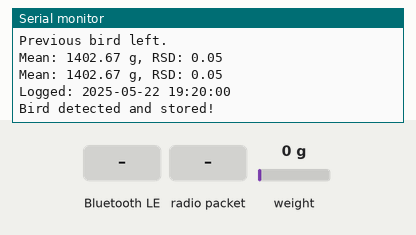
The sketch below on a simulated ESP32. Parts: the last lines printed to the serial monitor. Inputs (shaded band) come from the test bench; at power-on: weight on the scale 0 g. Storage starts empty; nothing arrives over Bluetooth unless stated; a phone connects over Bluetooth LE 3 s after start.

Above: at 2.2 s.
2.3 s: Bluetooth LE write "NODE:" received
At 3.2 s:
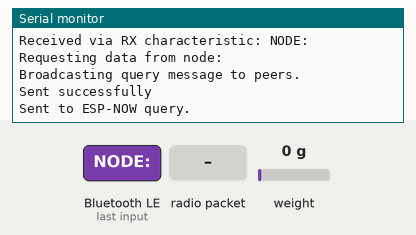
3.8 s: radio packet "NODE:" arrives
At 3.98 s:
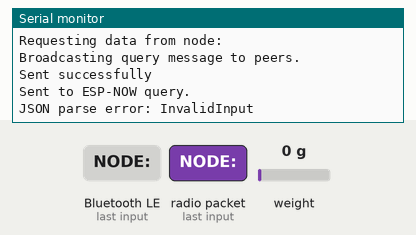
5.5 s: Bluetooth LE write "ESP_1" received
At 6.7 s:
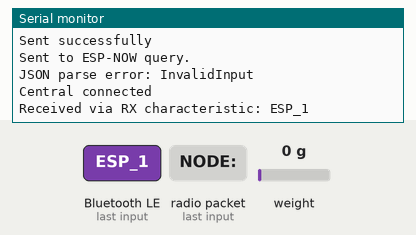
7.0 s: Bluetooth LE write "RECEIVED" received
At 7.9 s:
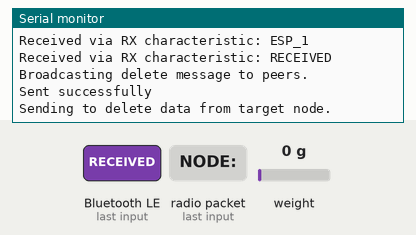
8.5 s: Bluetooth LE write "FAILED" received
At 9.0 s:
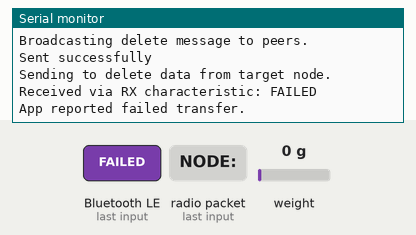
10.0 s: Bluetooth LE write "RESPONSE" received
At 11.3 s:
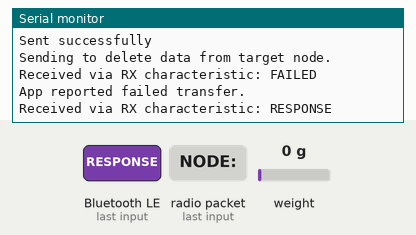
Timing chart, 0 to 12.5 s (numbered marks = the images above; inputs shaded):
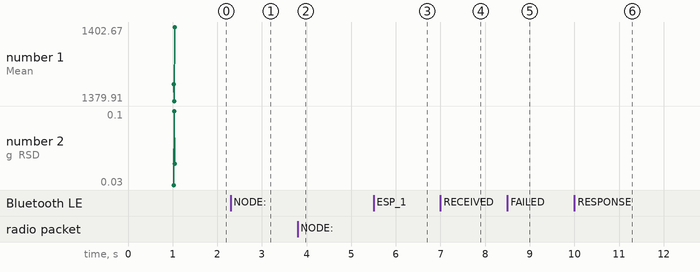

The sketch:

esp_code.ino
```cpp
#include <HX711.h>
#include "SPIFFS.h"
#include <BLEDevice.h>
#include <BLEServer.h>
#include <BLEUtils.h>
#include <BLE2902.h>
#include <time.h>
#include <esp_now.h>
#include <WiFi.h>
#include <ArduinoJson.h>
#include "FS.h"
#include <esp_wifi.h>

// HX711 circuit wiring
const int LOADCELL_DOUT_PIN = 16;
const int LOADCELL_SCK_PIN = 4;

HX711 scale;

// check these
#define SERVICE_UUID        "12345678-1234-1234-1234-1234567890ab"
#define TX_CHAR_UUID        "abcd1234-5678-1234-5678-abcdef012345"  // Notify characteristic (ESP32 -> app)
#define RX_CHAR_UUID        "fedc4321-9876-5432-1098-76543210dcba"  // Write characteristic (app -> ESP32)
#define TIME_CHAR_UUID      "87654321-4321-4321-4321-ba0987654321"  // Write: app -> ESP32

// Calibration factor - adjust this based on your load cell
float calibration_factor = 420.0;  // This value is an example — you'll need to find yours
float known_weight = 0.0;

//-------
// Time
unsigned long rebootTimestamp = 1747941600;  // from BLE
unsigned long bootMillis = 0;        // captured when time is set


// Detection (Just check the deviation value with regards)
const float MIN_BIRD_WEIGHT = 1000.0;
const float MAX_BIRD_WEIGHT = 1800.0;
const float RSD_THRESHOLD = 0.05;
const int BUFFER_SIZE = 20;
float weightBuffer[BUFFER_SIZE];
int bufferIndex = 0;
int checker = 0;
bool sameBird = false;
bool birdDet = false;
bool datasaved = false;
BLECharacteristic *txCharacteristic;
BLECharacteristic *rxCharacteristic;
BLECharacteristic *timeCharacteristic;
BLE2902 *pBLE2902_2;

// --------------------------Node data--------------------------------------------
String currentNode;
uint8_t broadcast[] = {0xFF,0xFF,0xFF,0xFF,0xFF,0xFF};
uint8_t esp2[] = {0x94, 0x6C, 0xC6, 0x99, 0xD9, 0x90};

// --------------------------Defining Functions-----------------------------------
float computeMean(float *data, int size);
float computeStdDev(float *data, int size, float mean);
void storeBirdData(float weight, unsigned long timestamp);
void sendStoredData();
void sendQueryToMesh(const String& target);
void sendDeleteToMesh();
void onESPNowReceive(const esp_now_recv_info_t *recvInfo, const uint8_t *data, int len);
void sendChunks(String data);
time_t getEstimatedTime();

// --------------------------ESP-NOW message structure-----------------------------
typedef struct message_t {
  char json[250];
} message_t;

// --------------------------BLE CallBack Functions--------------------------------

class RxCallbacks : public BLECharacteristicCallbacks {
  void onWrite(BLECharacteristic *pChar) override {
    String rxValue = pChar->getValue();
    Serial.print("Received via RX characteristic: ");
    Serial.println(rxValue);

    // check which node, if it is the gateway node send our file, otherwise send to ESPQuery function
    if (rxValue.startsWith("NODE:")) {
      String requestedNode = rxValue.substring(5);  // e.g., NODE:ESP_2
      currentNode = requestedNode;
      Serial.print("Requesting data from node: ");
      Serial.println(requestedNode);

      if(requestedNode == "ESP_1"){
        sendStoredData();
        Serial.println("Requested node is the gateway.");
      }
      else{
        sendQueryToMesh(requestedNode);
        Serial.println("Sent to ESP-NOW query.");
      }
    }

    else if (rxValue == "RECEIVED") {
      if(currentNode == "ESP_1"){
        if (SPIFFS.exists("/bird_log.csv")) {
        SPIFFS.remove("/bird_log.csv");
        Serial.println("CSV file deleted after successful transfer.");
        }
      }
      else{
        //send delete query
        sendDeleteToMesh();
        Serial.println("Sending to delete data from target node.");
      }
    }

    else if (rxValue == "FAILED") {
      Serial.println("App reported failed transfer.");
    }
  }
};


class TimeCallbacks : public BLECharacteristicCallbacks {
  void onWrite(BLECharacteristic* characteristic) override {
    String value = characteristic->getValue(); // get std::string from BLECharacteristic
    //String value = String(valueStr.c_str());            // convert to Arduino String

    if (value.length() > 0) {
      rebootTimestamp = strtoul(value.c_str(), NULL, 10);
      bootMillis = millis();
    }
  }
};


class MyServerCallbacks : public BLEServerCallbacks {
  void onConnect(BLEServer* pServer) {
    Serial.println("Central connected");
  }
  void onDisconnect(BLEServer* pServer) {
    Serial.println("Central disconnected");
  }
};

//-------------------------------------------------------------

// Initial setup, run only once
void setup() {
  Serial.begin(115200);
  scale.begin(LOADCELL_DOUT_PIN, LOADCELL_SCK_PIN);

  scale.set_scale(); // initialize scale without calibration
  scale.tare();      // Reset the scale to 0
  SPIFFS.begin(true);

  Serial.println("Scale is ready.");

  bootMillis = millis();  // capture when fallback time starts

  //esp_log_level_set("task_wdt", ESP_LOG_NONE);
  // Init WiFi in STA mode
  WiFi.mode(WIFI_STA);
  WiFi.disconnect();

  int channel = WiFi.channel();
  Serial.printf("WiFi channel: %d\n", channel);

  // Init ESP-NOW
  if (esp_now_init() != ESP_OK) {
    Serial.println("Error initializing ESP-NOW");
    return;
  }

  esp_now_peer_info_t peerInfo = {};
  peerInfo.channel = 0;    // Use current channel
  peerInfo.encrypt = false;

  uint8_t* macs[] = {esp2, broadcast};
  const char* labels[] = {"ESP_2", "Broadcast"};

  for (int i = 0; i < sizeof(macs) / sizeof(macs[0]); i++) {
    memcpy(peerInfo.peer_addr, macs[i], 6);
    esp_err_t result = esp_now_add_peer(&peerInfo);

    Serial.print("Adding peer ");
    Serial.print(labels[i]);
    if (result == ESP_OK) {
      Serial.println("...Success");
    } else if (result == ESP_ERR_ESPNOW_EXIST) {
      Serial.println("...Already exists");
    } else {
      Serial.printf("...Failed with error: %d\n", result);
    }
  }

  esp_now_register_recv_cb(onESPNowReceive);

 // BLE Setup
  BLEDevice::init("ESP_1"); //Mac address: 1C:69:20:95:B9:DC
  BLEServer *server = BLEDevice::createServer();
  BLEService *service = server->createService(SERVICE_UUID);
  server->setCallbacks(new MyServerCallbacks());

  // TX characteristic - Notify (ESP32 sends data)
  txCharacteristic = service->createCharacteristic(
    TX_CHAR_UUID,
    BLECharacteristic::PROPERTY_NOTIFY
  );
  pBLE2902_2 = new BLE2902();
  txCharacteristic->addDescriptor(pBLE2902_2);

  // RX characteristic - Write (App sends commands)
  rxCharacteristic = service->createCharacteristic(
    RX_CHAR_UUID,
    BLECharacteristic::PROPERTY_WRITE_NR | BLECharacteristic::PROPERTY_WRITE
  );

  rxCharacteristic->setCallbacks(new RxCallbacks());

  timeCharacteristic = service->createCharacteristic(
    TIME_CHAR_UUID,
    BLECharacteristic::PROPERTY_WRITE_NR | BLECharacteristic::PROPERTY_WRITE
  );

  timeCharacteristic->setCallbacks(new TimeCallbacks());

  setenv("TZ", "SAST-2", 1); // South Africa Standard Time (UTC+2)
  tzset();

  service->start();
  //service->getAdvertising()->start();
  BLEAdvertising *advertising = BLEDevice::getAdvertising();
  advertising->addServiceUUID(SERVICE_UUID);
  advertising->start();

  Serial.println("BLE advertising started");
}


//-----------------------------------------------------------------------------


// Repeated loop
void loop() {

  scale.set_scale(calibration_factor);

  float weights[]= {
 1388.53, 1388.53, 1477.38, 1437.60, 1377.00, 1426.59, 1377.29, 1377.18, 1411.86, 1306.25,
 1315.48, 1372.45, 1350.37, 1415.40, 1355.51, 1330.80, 1471.82, 1388.94, 1403.31, 1330.19,
 1373.33, 1405.44, 1343.60, 1418.41, 1370.57, 1385.71, 1370.52, 1490.76, 1399.34, 1348.17,
 1440.30, 1340.18, 1410.23, 1303.98, 1334.92, 1409.65, 1459.21, 1275.11, 1774.43, 944.43,
 1388.53, 1388.53, 1510.38, 1437.60, 1377.00, 1426.59, 1550.29, 1377.18, 1411.86, 1306.25,
 1315.48, 1372.45, 1350.37, 1415.40, 1500.51, 1330.80, 1471.82, 1388.94, 1403.31, 1330.19};
  while(checker==0){

    for (int i=0; i<sizeof(weights)/sizeof(weights[0]) ;i++){

    float weight = weights[i];
    //float weight = scale.get_units(5);
    weightBuffer[bufferIndex] = weight;
    bufferIndex = (bufferIndex + 1) % BUFFER_SIZE;

    if (bufferIndex == 0) {
      float mean = computeMean(weightBuffer, BUFFER_SIZE);
      float stdDev = computeStdDev(weightBuffer, BUFFER_SIZE, mean);
      float rsd = stdDev / mean;

      Serial.print("Mean: "); Serial.print(mean);
      Serial.print(" g, RSD: "); Serial.println(rsd);

      if (mean >= MIN_BIRD_WEIGHT && mean <= MAX_BIRD_WEIGHT && rsd <= RSD_THRESHOLD && rsd>=0.005 && birdDet==false) {
        Serial.print("Mean: "); Serial.print(mean);
        Serial.print(" g, RSD: "); Serial.println(rsd);
        storeBirdData(mean); // Adding data with the timestamp
        Serial.println("Bird detected and stored!");
        birdDet = true;
      }
      else if(mean >= MIN_BIRD_WEIGHT && mean <= MAX_BIRD_WEIGHT && rsd <= RSD_THRESHOLD && rsd>=0.005 && birdDet==true){
        sameBird = true;
        Serial.println("Same Bird.");
      }
      else if(rsd > RSD_THRESHOLD && birdDet==true || rsd < 0.005  && birdDet==true){
        sameBird = false;
        birdDet = false;
        Serial.println("Previous bird left.");
      }
      }

    }
      checker = 1;

  }
}
  // ---------- Helper Functions ----------

  float computeMean(float *data, int size) {
    float sum = 0;
    for (int i = 0; i < size; i++) sum += data[i];
    return sum / size;
  }

  float computeStdDev(float *data, int size, float mean) {
    float variance = 0;
    for (int i = 0; i < size; i++) {
      float diff = data[i] - mean;
      variance += diff * diff;
    }
    return sqrt(variance / size);
  }


  // Storing the data in the SPIFFS with the timestamp
  void storeBirdData(float weight) {

    time_t currentTime = getEstimatedTime();

    if (currentTime == 0) {
      Serial.println("Time not set. Skipping log.");
      return;
    }

    struct tm timeinfo;
    localtime_r(&currentTime, &timeinfo);

    char timeStr[25];
    strftime(timeStr, sizeof(timeStr), "%Y-%m-%d %H:%M:%S", &timeinfo);

    File file = SPIFFS.open("/bird_log.csv", FILE_APPEND);
    if (file) {
      file.printf("%s, %.2f\n", timeStr, weight);
      file.close();
    } else {
      Serial.println("Failed to open file for writing.");
    }

    Serial.print("Logged: ");
    Serial.println(timeStr);
  }

  //Function facilitating the sending of data
  void sendStoredData() {
  File file = SPIFFS.open("/bird_log.csv", FILE_READ);
  if (!file) {
    Serial.println("No CSV file found to send");
    return;
  }

  String fileContent = "";
  while (file.available()) {
    fileContent += (char)file.read();
  }
  file.close();

  Serial.println("Starting CSV data transmission...");

  sendChunks(fileContent);

  Serial.println("CSV data transmission complete.");
}

time_t getEstimatedTime() {
  if (rebootTimestamp == 0) return 0;  // time not set

  unsigned long secondsSinceSync = (millis() - bootMillis) / 1000;
  return rebootTimestamp + secondsSinceSync;
}

// -----------------------ESP-NOW functions----------------------------------

void sendQueryToMesh(const String& target) {
  DynamicJsonDocument doc(256);
  doc["type"] = "QUERY";
  doc["origin"] = "ESP_1";
  doc["target"] = target;
  doc["ttl"] = 5;
  doc["rebootTimeStamp"] = rebootTimestamp;
  JsonArray path = doc.createNestedArray("hop_path");
  path.add("ESP_1");

  String jsonStr;
  serializeJson(doc, jsonStr);  //Take the Json document and save the contents as a string

  message_t msg;
  jsonStr.toCharArray(msg.json, sizeof(msg.json)); //use message struct to write string into an array


  Serial.println("Broadcasting query message to peers.");
  // Broadcast to all peers

  esp_err_t result = esp_now_send(broadcast, (uint8_t *)&msg, sizeof(msg));
  if (result == ESP_OK) {
    Serial.println("Sent successfully");
  } else {
    Serial.printf("Send failed: %d\n", result);
  }
}

void sendDeleteToMesh() {
  DynamicJsonDocument doc(256);
  doc["type"] = "DELETE";
  doc["origin"] = "ESP_1";
  doc["target"] = currentNode;
  doc["ttl"] = 5;
  JsonArray path = doc.createNestedArray("hop_path");
  path.add("ESP_1");

  String jsonStr;
  serializeJson(doc, jsonStr);  //Take the Json document and save the contents as a string

  message_t msg;
  jsonStr.toCharArray(msg.json, sizeof(msg.json)); //use message struct to write string into an array

  Serial.println("Broadcasting delete message to peers.");
  // Broadcast to all peers
  esp_err_t result = esp_now_send(broadcast, (uint8_t *)&msg, sizeof(msg));
  if (result == ESP_OK) {
    Serial.println("Sent successfully");
  } else {
    Serial.printf("Send failed: %d\n", result);
  }
}

// Callback to handle incoming ESP-NOW messages (Might put this under call backs)
void onESPNowReceive(const esp_now_recv_info_t *recvInfo, const uint8_t *data, int len) {
  DynamicJsonDocument doc(512);
  DeserializationError error = deserializeJson(doc, data, len);

  if (error) {
    Serial.print("JSON parse error: ");
    Serial.println(error.c_str());
    return;
  }

  Serial.println("Received from mesh.");

  String type = doc["type"];
  if (type == "RESPONSE") {
    String csvData = doc["data"];
    JsonArray path = doc["hop_path"];

    Serial.println("Received data from node.");
    Serial.println("Path taken:"); //only to troubleshoot whether the closest is being taken and that there isn't a loop
    for (JsonVariant hop : path) {
      Serial.print(hop.as<String>() + " -> ");
    }
    Serial.println("ESP_1");

    sendChunks(csvData);
  }
  else if(type == "NODE_DOWN"){
    String downESP = doc["target"];
    JsonArray path = doc["hop_path"];

    Serial.println("The node " + String(downESP) + " is down.");
    Serial.println("Path taken:"); //only to troubleshoot whether the closest is being taken and that there isn't a loop
    for (JsonVariant hop : path) {
      Serial.print(hop.as<String>() + " -> ");
    }
    Serial.println("ESP_1");

    String downMsg = "Down: " + downESP;

    txCharacteristic->setValue(downMsg.c_str());
    txCharacteristic->notify();
  }
}

void sendChunks(String data){
  // Send file contents in chunks of ~100 bytes to avoid BLE payload limit (~512 bytes max)

  int totalLength = data.length();
  char buffer[181];  // chunkSize + 1 for null-terminator
  Serial.println("Sending chunks.");

  for (int i = 0; i < totalLength; i += 180) {
    int len = min(180, totalLength - i);
    // Extract substring and convert to char array
    data.substring(i, i + len).toCharArray(buffer, len + 1); // +1 for '\0'

    // Send the chunk
    txCharacteristic->setValue((uint8_t*)buffer, len);
    txCharacteristic->notify();
    delay(50);  // Short delay to avoid BLE congestion
  }

  Serial.println("Done sending chunks");
  // Send EOF marker to indicate end of transmission
  const char* eofMarker = "END_OF_FILE";
  txCharacteristic->setValue((uint8_t*)eofMarker, strlen(eofMarker));
  txCharacteristic->notify();
}
```

Measured:
- after the input at 2.3 s, the serial monitor: prints a new line at once (image 1)
- after the input at 3.8 s, the serial monitor: prints a new line at once (image 2)
- after the input at 5.5 s, the serial monitor: prints a new line at once (image 3)
- after the input at 7.0 s, the serial monitor: prints a new line at once (image 4)
- after the input at 8.5 s, the serial monitor: prints a new line at once (image 5)
- after the input at 10.0 s, the serial monitor: prints a new line at once (image 6)
